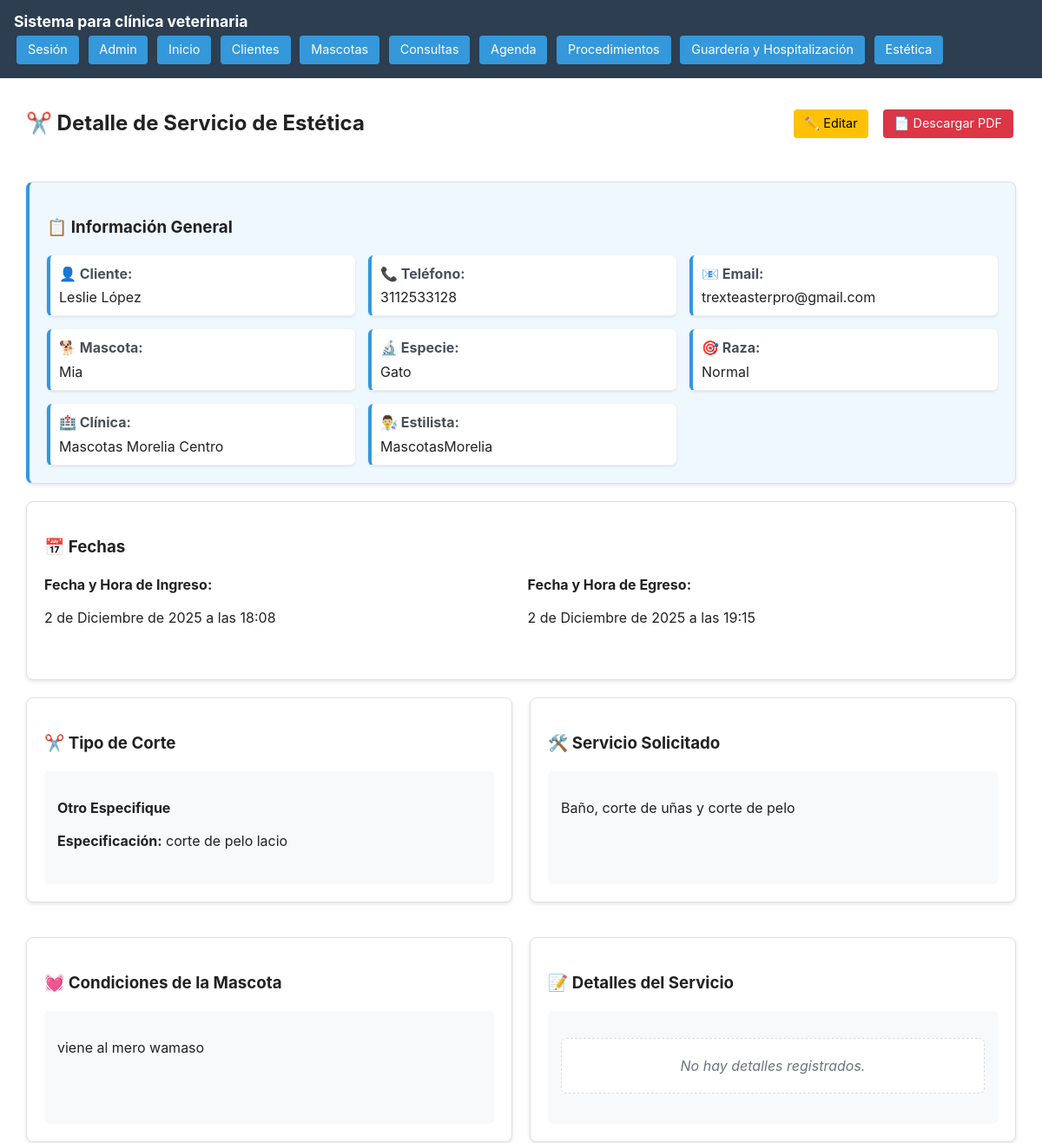
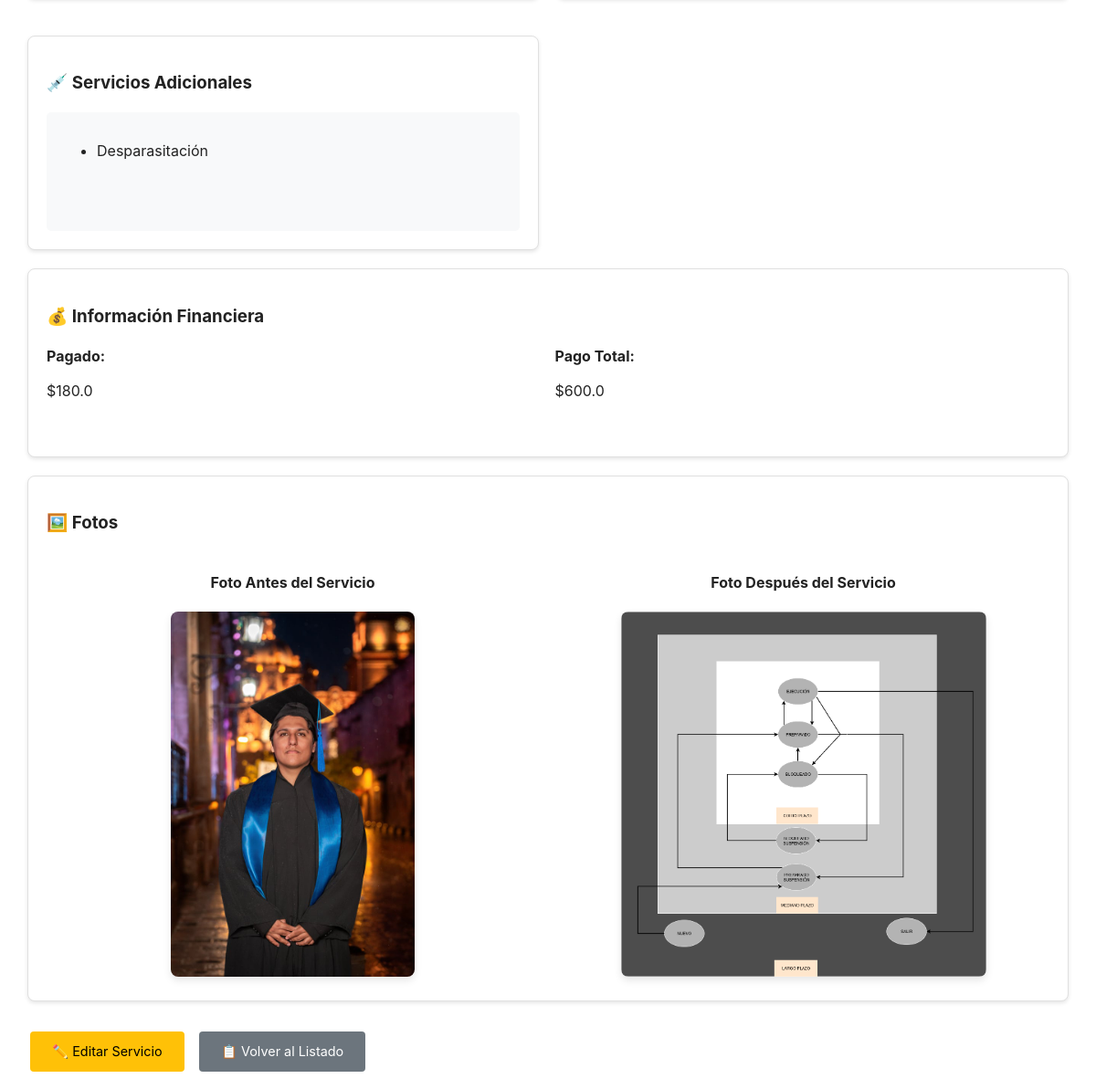
The page /estetica/estetica/2/detalle/ (signed in) on the database its author committed (2 pictures, top to bottom).
### Estetica/models.py (models this page shows)
class Estetica(models.Model):
    CLINICAS = [
        ('Mascotas Morelia Centro (Samuel Castañon Pte. 73 Centro 60600 Apatzingán, Mich. Número 453-227-1694)', 'Mascotas Morelia Centro (Samuel Castañon Pte. 73 Centro 60600 Apatzingán, Mich. Número 453-227-1694)'),
    ]
    CORTES = [
        ('De acuerdo a su raza', 'De acuerdo a su raza'),
        ('Corte a raz de piel', 'Corte a raz de piel'),
        ('Corte dejando pelo alto', 'Corte dejando pelo alto'),
        ('Otro Especifique', 'Otro Especifique'),
        ('Ninguno', 'Ninguno'),
    ]
    mascota = models.ForeignKey(Mascotas, on_delete=models.CASCADE)
    fechaHoraIngreso = models.DateTimeField()
    fechaHoraEgreso = models.DateTimeField(blank=True, null=True)
    agregarServicioVacuna = models.BooleanField(default=False)
    agregarServicioDesparasitacion = models.BooleanField(default=False)
    condicionesDeMascota = models.TextField(blank=True)
    cortesDePeloEspeciales = models.CharField(
        max_length=300,
        choices=CORTES,
        default='De acuerdo a su raza'  # puedes poner un valor por defecto si quieres
    )
    espeficiacionCorte = models.TextField(blank=True)
    servicio = models.TextField()
    detallesServicio = models.TextField(blank=True)
    pagado = models.FloatField(default=0)#esto es por si deja anticipo
    pagoTotal = models.FloatField(default=0)
    fotoAntes = models.TextField(blank=True)
    fotoDespues = models.TextField(blank= True)
    estilista =  models.ForeignKey(User, on_delete=models.CASCADE)
    clinicaVeterinaria = models.CharField(
        max_length=255,
        choices=CLINICAS,
        default='Mascotas Morelia Centro (Samuel Castañon Pte. 73 Centro 60600 Apatzingán, Mich. Número 453-227-1694)'  # puedes poner un valor por defecto si quieres
    )

### ClientesMascotas/models.py (models this page shows)
class Mascotas(models.Model):
    SEXOS = [
        ('macho', 'macho'),
        ('hembra', 'hembra'),
    ]
    cliente = models.ForeignKey(Clientes, on_delete=models.CASCADE)
    nombre = models.CharField(max_length=255)
    especie = models.CharField(max_length=255)
    raza = models.CharField(max_length=255)
    fechaNacimiento = models.DateField()
    peso = models.FloatField()
    vacunas = models.TextField(blank=True)
    ultimaDesparasitacion = models.DateField(blank= True, null=True)
    ultimoDesparasitante = models.TextField(blank=True)
    alergias = models.TextField(blank=True)
    vive = models.BooleanField(default=True)
    sexo = models.CharField(
        max_length=20,
        choices=SEXOS,
        default='macho'  # puedes poner un valor por defecto si quieres
    )
    alimento = models.TextField(blank = True)

class Clientes(models.Model):
    nombre = models.CharField(max_length=255)
    email = models.EmailField(unique=True, blank = True)
    telefono = models.CharField(max_length=20, unique = True)
    direccion = models.TextField(blank=True)

### Estetica/views.py (the view)
# urls.py: path('estetica/<int:pk>/detalle/', views.servicio_estetica_detalle, name='servicio_estetica_detalle'),
@login_required
def servicio_estetica_detalle(request, pk):
    estetica = get_object_or_404(Estetica, pk=pk)
    datos_mascota = {
        'nombre': estetica.mascota.nombre,
        'especie': estetica.mascota.especie,
        'raza': estetica.mascota.raza,
        'fechaNacimiento': estetica.mascota.fechaNacimiento,
        'peso': estetica.mascota.peso,
        'sexo': estetica.mascota.get_sexo_display(),
        'vacunas': estetica.mascota.vacunas,
        'alergias': estetica.mascota.alergias,
        'ultimaDesparasitacion': estetica.mascota.ultimaDesparasitacion,
        'ultimoDesparasitante': estetica.mascota.ultimoDesparasitante,
        'alimento': estetica.mascota.alimento,
        'cliente_nombre': estetica.mascota.cliente.nombre,
        'cliente_telefono': estetica.mascota.cliente.telefono,
        'cliente_email': estetica.mascota.cliente.email,
        'vive': estetica.mascota.vive,
    }
    return render(request, 'estetica/detalleServicio.html', {
        'estetica': estetica,
        'datos_mascota': datos_mascota,
    })

### templates/estetica/detalleServicio.html (shortened to what this page needs)
{% extends 'base.html' %}
{% block content %}
<section class="container">
    <div class="header-actions">
        <h2>✂️ Detalle de Servicio de Estética</h2>
        <div class="action-buttons">
            <a href="{% url 'servicio_estetica_editar' estetica.pk %}" class="btn-home" style="background: #ffc107; color: black;">
                ✏️ Editar
            </a>
            <a href="{% url 'generar_pdf_estetica' estetica.pk %}" class="btn-home" style="background: #dc3545;">
                📄 Descargar PDF
            </a>
        </div>
    </div>
    <div class="form-section" style="background: #f0f8ff; border-left: 4px solid #3498db;">
        <h3>📋 Información General</h3>
        <div class="info-grid">
            <div class="info-item">
                <strong>👤 Cliente:</strong>
                <span>{{ estetica.mascota.cliente.nombre }}</span>
            </div>
            <div class="info-item">
                <strong>📞 Teléfono:</strong>
                <span>{{ estetica.mascota.cliente.telefono|default:"No especificado" }}</span>
            </div>
            <div class="info-item">
                <strong>📧 Email:</strong>
                <span>{{ estetica.mascota.cliente.email|default:"No especificado" }}</span>
            </div>
            <div class="info-item">
                <strong>🐕 Mascota:</strong>
                <span>{{ estetica.mascota.nombre }}</span>
            </div>
            <div class="info-item">
                <strong>🔬 Especie:</strong>
                <span>{{ estetica.mascota.especie|default:"No especificado" }}</span>
            </div>
            <div class="info-item">
                <strong>🎯 Raza:</strong>
                <span>{{ estetica.mascota.raza|default:"No especificado" }}</span>
            </div>
            <div class="info-item">
                <strong>🏥 Clínica:</strong>
                <span>{{ estetica.clinicaVeterinaria }}</span>
            </div>
            <div class="info-item">
                <strong>👨‍🔬 Estilista:</strong>
                <span>{{ estetica.estilista.get_full_name|default:estetica.estilista.username }}</span>
            </div>
        </div>
    </div>
    <div class="form-section">
        <h3>📅 Fechas</h3>
        <div class="form-grid">
            <div class="form-group">
                <strong>Fecha y Hora de Ingreso:</strong>
                <p>{{ estetica.fechaHoraIngreso }}</p>
            </div>
            <div class="form-group">
                <strong>Fecha y Hora de Egreso:</strong>
                <p>
                    {% if estetica.fechaHoraEgreso %}
                        {{ estetica.fechaHoraEgreso }}
                    {% else %}
                        <span class="badge badge-info">En servicio</span>
                    {% endif %}
                </p>
            </div>
        </div>
    </div>
    <div class="form-grid" style="gap: 20px;">
        <div class="form-section">
            <h3>✂️ Tipo de Corte</h3>
            <div class="description-content">
                <p><strong>{{ estetica.get_cortesDePeloEspeciales_display }}</strong></p>
                {% if estetica.espeficiacionCorte %}
                    <p><strong>Especificación:</strong> {{ estetica.espeficiacionCorte }}</p>
                {% endif %}
            </div>
        </div>
        <div class="form-section">
            <h3>🛠️ Servicio Solicitado</h3>
            <div class="description-content">
                {% if estetica.servicio %}
                    {{ estetica.servicio|linebreaks }}
                {% else %}
                    <p class="no-data">No hay servicio registrado.</p>
                {% endif %}
            </div>
        </div>
        <div class="form-section">
            <h3>💓 Condiciones de la Mascota</h3>
            <div class="description-content">
                {% if estetica.condicionesDeMascota %}
                    {{ estetica.condicionesDeMascota|linebreaks }}
                {% else %}
                    <p class="no-data">No hay condiciones registradas.</p>
                {% endif %}
            </div>
        </div>
        <div class="form-section">
            <h3>📝 Detalles del Servicio</h3>
            <div class="description-content">
                {% if estetica.detallesServicio %}
                    {{ estetica.detallesServicio|linebreaks }}
                {% else %}
                    <p class="no-data">No hay detalles registrados.</p>
                {% endif %}
            </div>
        </div>
        <div class="form-section">
            <h3>💉 Servicios Adicionales</h3>
            <div class="description-content">
                <ul>
                    {% if estetica.agregarServicioDesparasitacion %}
                        <li>Desparasitación</li>
                    {% endif %}
                </ul>
            </div>
        </div>
    </div>
    <div class="form-section">
        <h3>💰 Información Financiera</h3>
        <div class="form-grid">
            <div class="form-group">
                <strong>Pagado:</strong>
                <p>${{ estetica.pagado }}</p>
            </div>
            <div class="form-group">
                <strong>Pago Total:</strong>
                <p>${{ estetica.pagoTotal }}</p>
            </div>
        </div>
    </div>
    <div class="form-section">
        <h3>🖼️ Fotos</h3>
        <div class="photos-grid">
            <div class="photo-container">
                <h4>Foto Antes del Servicio</h4>
                {% if estetica.fotoAntes %}
                    <img alt="Foto antes del servicio" class="operation-photo">
                {% else %}
                    <div class="no-photo">
                        <p>No hay foto disponible</p>
                    </div>
                {% endif %}
            </div>
            <div class="photo-container">
                <h4>Foto Después del Servicio</h4>
                {% if estetica.fotoDespues %}
                    <img alt="Foto después del servicio" class="operation-photo">
                {% else %}
                    <div class="no-photo">
                        <p>No hay foto disponible</p>
                    </div>
                {% endif %}
            </div>
        </div>
    </div>
    <div class="action-buttons" style="margin-top: 30px;">
        <a href="{% url 'servicio_estetica_editar' estetica.pk %}" class="btn-home" style="background: #ffc107; color: black; padding: 12px 24px;">
            ✏️ Editar Servicio
        </a>
        <a href="{% url 'historial-estetica' %}" class="btn-home" style="background: #6c757d; padding: 12px 24px;">
            📋 Volver al Listado
        </a>
    </div>
</section>
{% endblock %}

### static/styles/main.css (style rules this page uses)
:root { --brand-bg: #2c3e50; --btn-bg: #3498db; --btn-bg-hover: #2980b9; --text-on-brand: #ffffff; --btn-agr: #14890c; --btn-agr-hover: #0fda15; --btn-regresar: #e67e22; --btn-regresar-hover: #a85904; --form-bg: #fafafa; --form-border: #e0e0e0; --error-color: #d9534f; --success-color: #28a745; }
body { margin: 0; font-family: -apple-system, BlinkMacSystemFont, 'Segoe UI', Roboto, 'Helvetica Neue', Arial; line-height: 1.4; color: #222; }
.btn-home, .btn-agregar, .btn-regresar { display: inline-block; padding: 0.4rem 0.8rem; color: white; text-decoration: none; border-radius: 4px; margin: 0.2rem; border: none; cursor: pointer; font-size: 0.9rem; }
.btn-home { background: var(--btn-bg); }
.form-group { margin-bottom: 1.5rem; }
.form-section { margin-bottom: 2rem; padding: 1.5rem; border: 1px solid var(--form-border); border-radius: 8px; background: var(--form-bg); }
.form-grid { display: grid; grid-template-columns: 1fr 1fr; gap: 1.5rem; }
.header-actions { display: flex; justify-content: space-between; align-items: center; margin-bottom: 30px; flex-wrap: wrap; gap: 15px; }
.action-buttons { display: flex; gap: 10px; flex-wrap: wrap; }
.info-grid { display: grid; grid-template-columns: repeat(auto-fit, minmax(300px, 1fr)); gap: 15px; margin-top: 15px; }
.info-item { padding: 12px; background: white; border-radius: 6px; border-left: 4px solid var(--btn-bg); box-shadow: 0 1px 3px rgba(0,0,0,0.1); }
.no-data { text-align: center; color: #666; font-style: italic; padding: 20px; background: white; border-radius: 6px; border: 1px dashed #ddd; }
.container { padding: 1rem; max-width: 100%; margin: 0 auto; }
@media (min-width: 1200px) { .container { max-width: 1140px; } }

### templates/estetica/detalleServicio.html (style rules this page uses)
.form-section { background: white; padding: 20px; border-radius: 8px; box-shadow: 0 2px 4px rgba(0,0,0,0.1); margin-bottom: 20px; }
.info-grid { display: grid; grid-template-columns: repeat(auto-fit, minmax(300px, 1fr)); gap: 15px; }
.info-item { display: flex; flex-direction: column; padding: 10px; border-bottom: 1px solid #eee; }
.info-item strong { color: #495057; margin-bottom: 5px; }
.form-grid { display: grid; grid-template-columns: 1fr 1fr; gap: 15px; }
.description-content { background: #f8f9fa; padding: 15px; border-radius: 5px; min-height: 100px; }
.photos-grid { display: grid; grid-template-columns: 1fr 1fr; gap: 20px; }
.photo-container { text-align: center; }
.operation-photo { max-width: 100%; max-height: 400px; border-radius: 8px; box-shadow: 0 4px 8px rgba(0,0,0,0.1); }
.no-data { color: #6c757d; font-style: italic; text-align: center; padding: 20px; }

### rows shown on the page
Estetica: mascota.cliente.nombre "Leslie López", mascota.cliente.telefono "3112533128", mascota.cliente.email "trexteasterpro@gmail.com", mascota.nombre "Mia", mascota.especie "Gato", mascota.raza "Normal", clinicaVeterinaria "Mascotas Morelia Centro", estilista.get_full_name "MascotasMorelia", fechaHoraIngreso "2 de Diciembre de 2025 a las 18:08", fechaHoraEgreso "2 de Diciembre de 2025 a las 19:15", cortesDePeloEspeciales "Otro Especifique", espeficiacionCorte "corte de pelo lacio", servicio "Baño, corte de uñas y corte de pelo", condicionesDeMascota "viene al mero wamaso", pagado "180.0", pagoTotal "600.0"
